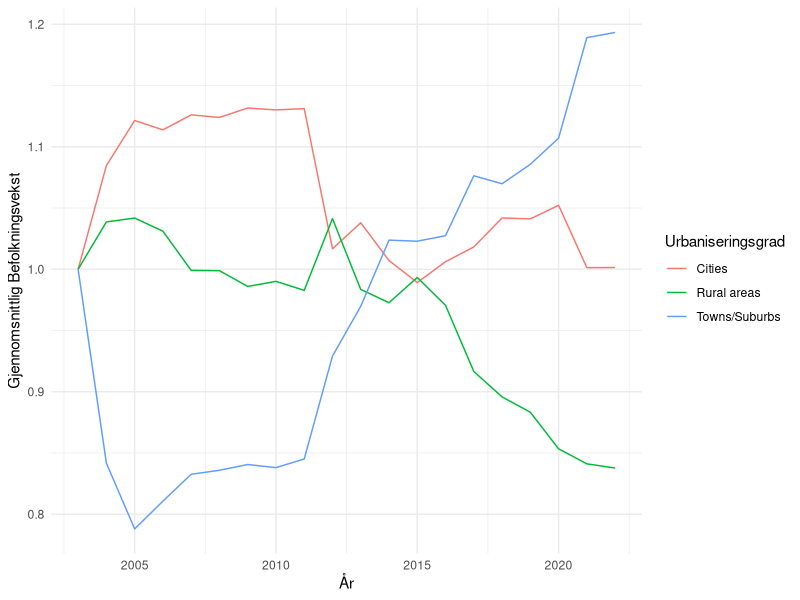
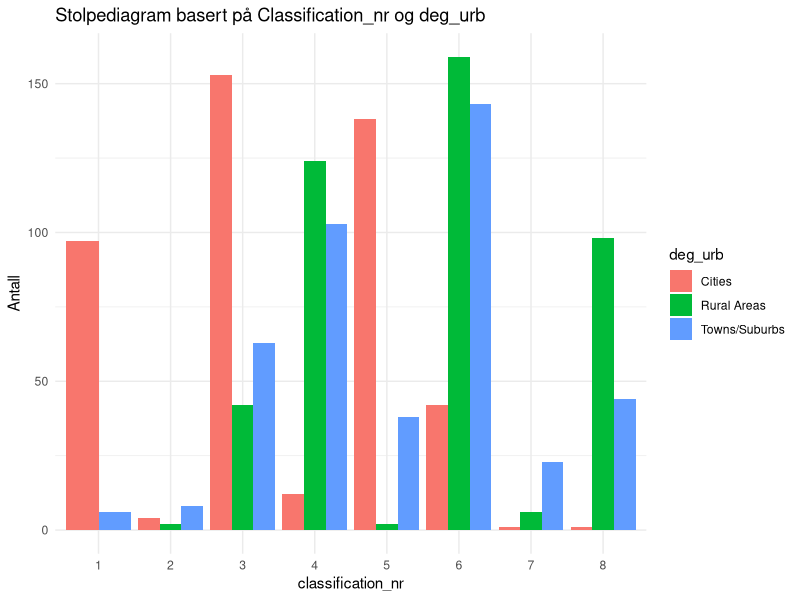
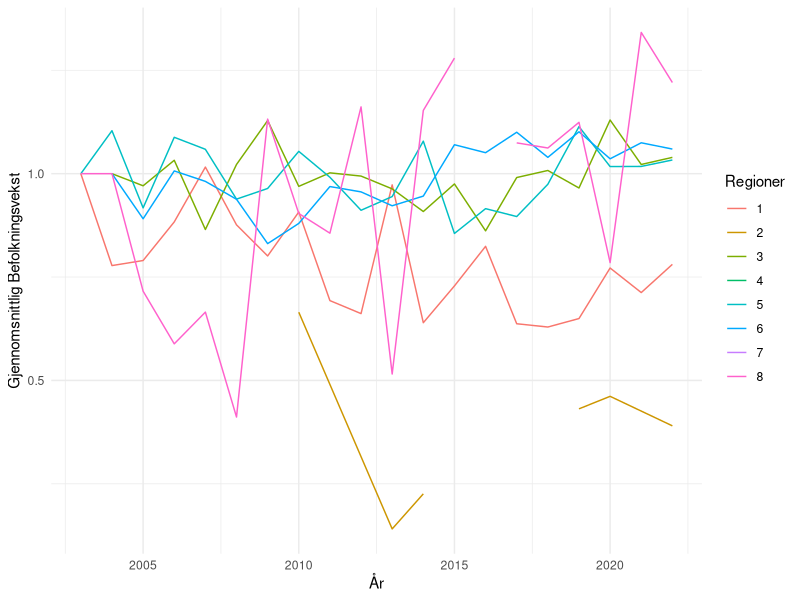
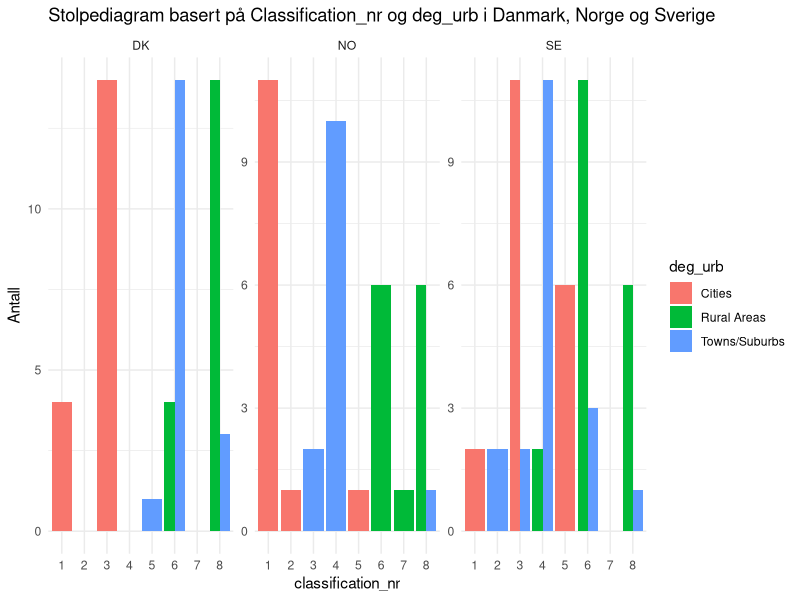
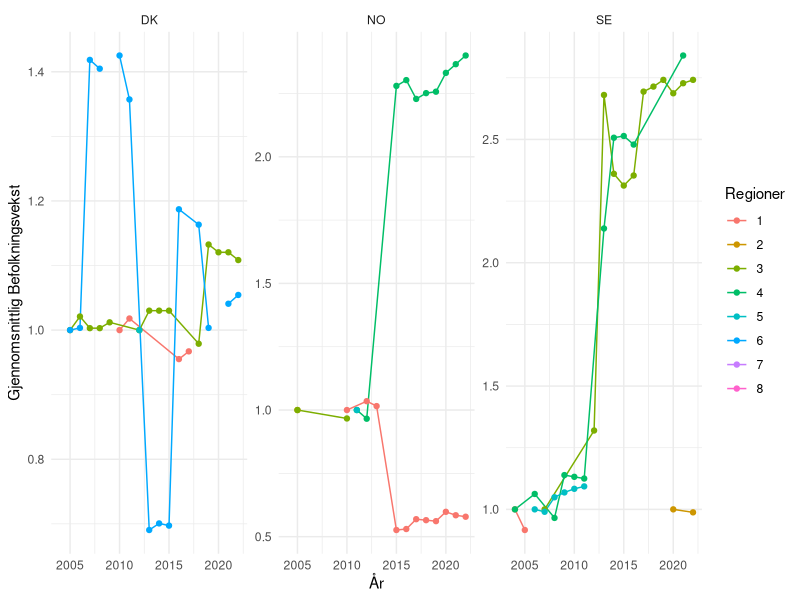

Write the R code that produced these figures, in order.
## ---- chunk 1
#| label: setup 
#| echo: false
#| output: false
#| message: false
library(tidyverse)
library(readxl)
library(dplyr)
library(ggplot2)
library(flextable)
## ---- chunk 2
#| echo: false
#| message: false
data <- read_csv("ilc_lvho01__custom_9371289_linear.csv") 
## ---- chunk 3
#| echo: false
data <- data |>
  select(geo, deg_urb, TIME_PERIOD, OBS_VALUE) |>
  filter(!(geo %in% c("LV", "MK", "HR", "RO", "RS", "CH", "AL", "IS"))) |>
  mutate(deg_urb = case_when(
    deg_urb == "DEG1" ~ "Cities",
    deg_urb == "DEG2" ~ "Towns/Suburbs",
    deg_urb == "DEG3" ~ "Rural areas"
  ))
## ---- chunk 4
#| echo: false
#| message: false
#| label: fig-gjsnitt-befolkning
#| fig-cap: "Relativ gjennomsnittlig befolkningsvekst i perioden 2003-2022 fordelt på urbaniseringsgradene; cities, towns/suburbs, rural areas."

data %>%
  group_by(deg_urb, TIME_PERIOD) %>%
  summarise(mean_value = mean(OBS_VALUE)) %>%
  mutate(demeaned_value = mean_value/first(mean_value)) %>%
  ggplot(aes(x = TIME_PERIOD, y = demeaned_value, color = deg_urb)) +
  geom_line() +
  labs(x = "År",
       y = "Gjennomsnittlig Befolkningsvekst",
       color = "Urbaniseringsgrad") +
  theme_minimal()

## ---- chunk 5
#| echo: false
subset_deg1 <- data |> 
  filter(deg_urb == "Cities")

subset_deg2 <- data |> 
  filter(deg_urb == "Towns/Suburbs")

subset_deg3 <- data |> 
  filter(deg_urb == "Rural areas")
## ---- chunk 6
#| echo: false
summary_deg1 <- subset_deg1 %>%
  summarise(
    min = sprintf("%.2f", min(OBS_VALUE)),
    median = sprintf("%.2f", median(OBS_VALUE)),
    mean = sprintf("%.2f", mean(OBS_VALUE)),
    max = sprintf("%.2f", max(OBS_VALUE)),
    variance = sprintf("%.2f", var(OBS_VALUE)),
    std.dev = sprintf("%.2f", sd(OBS_VALUE))
  ) 

summary_deg2 <- subset_deg2 %>%
  summarise(
    min = sprintf("%.2f", min(OBS_VALUE)),
    median = sprintf("%.2f", median(OBS_VALUE)),
    mean = sprintf("%.2f", mean(OBS_VALUE)),
    max = sprintf("%.2f", max(OBS_VALUE)),
    variance = sprintf("%.2f", var(OBS_VALUE)),
    std.dev = sprintf("%.2f", sd(OBS_VALUE))
  )

summary_deg3 <- subset_deg3 %>%
  summarise(
    min = sprintf("%.2f", min(OBS_VALUE)),
    median = sprintf("%.2f", median(OBS_VALUE)),
    mean = sprintf("%.2f", mean(OBS_VALUE)),
    max = sprintf("%.2f", max(OBS_VALUE)),
    variance = sprintf("%.2f", var(OBS_VALUE)),
    std.dev = sprintf("%.2f", sd(OBS_VALUE))
  )
## ---- chunk 7
#| echo: false
#| label: tbl-summary-degurb
#| tbl-cap: "Deskriptiv statistikk for befolkningsutviklingen i de tre urbaniseringsgradene: cities, towns/suburbs, rural areas."
summary_degurb <- bind_rows(
  mutate(summary_deg1, region = "Cities"),
  mutate(summary_deg2, region = "Towns/Suburbs"),
  mutate(summary_deg3, region = "Rural Areas")
) %>%
  select(region, everything()
) %>%
  flextable() |>
  width(1, width = 1.5) |> 
  width(2, width = 0.8)

summary_degurb
## ---- chunk 8
#| echo: false
#| message: false
data1 <- read_csv("arbeidskraft.csv") |> 
  select(arbeidsvekst = OBS_VALUE, geo, age, deg_urb, TIME_PERIOD)

data2 <- read_csv("arbeidsledighet1.csv") |> 
  select(arbeidsledig = OBS_VALUE, geo,age, deg_urb, TIME_PERIOD)

data3 <- read_csv("huspris.csv") |> 
  select(huspris = OBS_VALUE, geo, deg_urb, TIME_PERIOD)
## ---- chunk 9
#| echo: false
arbeidsvekst <- data1 |>
  filter(age == "Y15-64") |>
  filter(!(geo %in% c("LV", "MK", "HR", "RO", "RS", "CH", "AL", "IS"))) |>
  mutate(deg_urb = case_when(
    deg_urb == "DEG1" ~ "Cities",
    deg_urb == "DEG2" ~ "Towns/Suburbs",
    deg_urb == "DEG3" ~ "Rural Areas",
    TRUE ~ as.character(deg_urb)
  ))
## ---- chunk 10
#| echo: false
arbeidsledig <- data2 |> 
  filter(age == "Y15-64") |>
  filter(!(geo %in% c("LV", "MK", "HR", "RO", "RS", "CH", "AL", "IS"))) |>
  mutate(deg_urb = case_when(
    deg_urb == "DEG1" ~ "Cities",
    deg_urb == "DEG2" ~ "Towns/Suburbs",
    deg_urb == "DEG3" ~ "Rural Areas",
    TRUE ~ as.character(deg_urb) 
  ))
## ---- chunk 11
#| echo: false
huspris <- data3 |> 
  filter(!(geo %in% c("LV", "MK", "HR", "RO", "RS", "CH", "AL", "IS"))) |>
  mutate(deg_urb = case_when(
    deg_urb == "DEG1" ~ "Cities",
    deg_urb == "DEG2" ~ "Towns/Suburbs",
    deg_urb == "DEG3" ~ "Rural Areas",
    TRUE ~ as.character(deg_urb)  # Beholder andre verdier uendret
  ))
## ---- chunk 12
#| echo: false
join <- arbeidsvekst |> 
  left_join(arbeidsledig, join_by(geo, TIME_PERIOD, deg_urb))

join1 <- join |> 
  left_join(huspris, join_by(geo, TIME_PERIOD, deg_urb))

maindata <- join1 |> 
  left_join(data, join_by(geo, TIME_PERIOD, deg_urb)) |>
  select(geo, deg_urb, TIME_PERIOD, OBS_VALUE, arbeidsledig, arbeidsvekst, huspris)
## ---- chunk 13
#| echo: false
maindata <- maindata %>%
  group_by(geo, TIME_PERIOD) %>%
  mutate(arb.ledig.geo.mean = mean(arbeidsledig, na.rm = TRUE), huspris.geo.mean = mean(huspris, na.rm = TRUE), arb.vekst.geo.mean = mean(arbeidsvekst, na.rm = TRUE))
## ---- chunk 14
#| echo: false
maindata <- maindata %>%
  mutate(classification = case_when(
    arbeidsledig > arb.ledig.geo.mean & arbeidsvekst > arb.vekst.geo.mean & huspris > huspris.geo.mean ~ "1.høy arbeisledighet, høy arbeidsvekst, høy huspris",
    arbeidsledig > arb.ledig.geo.mean & arbeidsvekst > arb.vekst.geo.mean & huspris <= huspris.geo.mean ~ "2.høy arbeisledighet, høy arbeidsvekst, lav huspris",
    arbeidsledig > arb.ledig.geo.mean & arbeidsvekst <= arb.vekst.geo.mean & huspris > huspris.geo.mean ~ "3.høy arbeisledighet, lav arbeidsvekst, høy huspris",
    arbeidsledig > arb.ledig.geo.mean & arbeidsvekst <= arb.vekst.geo.mean & huspris <= huspris.geo.mean ~ "4.høy arbeisledighet, lav arbeidsvekst, lav huspris",
    arbeidsledig <= arb.ledig.geo.mean & arbeidsvekst > arb.vekst.geo.mean & huspris > huspris.geo.mean ~ "5.lav arbeisledighet, høy arbeidsvekst, høy huspris",
    arbeidsledig <= arb.ledig.geo.mean & arbeidsvekst > arb.vekst.geo.mean & huspris <= huspris.geo.mean ~ "6.lav arbeisledighet, høy arbeidsvekst, lav huspris",
    arbeidsledig <= arb.ledig.geo.mean & arbeidsvekst <= arb.vekst.geo.mean & huspris > huspris.geo.mean ~ "7.lav arbeisledighet, lav arbeidsvekst, høy huspris",
    arbeidsledig <= arb.ledig.geo.mean & arbeidsvekst <= arb.vekst.geo.mean & huspris <= huspris.geo.mean ~ "8. lav arbeisledighet, lav arbeidsvekst, lav huspris")
  )  %>%
  filter(!is.na(classification))
## ---- chunk 15
#| echo: false
maindata <- maindata %>%
  mutate(classification_nr = case_when(
    arbeidsledig > arb.ledig.geo.mean & arbeidsvekst > arb.vekst.geo.mean & huspris > huspris.geo.mean ~ "1",
    arbeidsledig > arb.ledig.geo.mean & arbeidsvekst > arb.vekst.geo.mean & huspris <= huspris.geo.mean ~ "2",
    arbeidsledig > arb.ledig.geo.mean & arbeidsvekst <= arb.vekst.geo.mean & huspris > huspris.geo.mean ~ "3",
    arbeidsledig > arb.ledig.geo.mean & arbeidsvekst <= arb.vekst.geo.mean & huspris <= huspris.geo.mean ~ "4",
    arbeidsledig <= arb.ledig.geo.mean & arbeidsvekst > arb.vekst.geo.mean & huspris > huspris.geo.mean ~ "5",
    arbeidsledig <= arb.ledig.geo.mean & arbeidsvekst > arb.vekst.geo.mean & huspris <= huspris.geo.mean ~ "6",
    arbeidsledig <= arb.ledig.geo.mean & arbeidsvekst <= arb.vekst.geo.mean & huspris > huspris.geo.mean ~ "7",
    arbeidsledig <= arb.ledig.geo.mean & arbeidsvekst <= arb.vekst.geo.mean & huspris <= huspris.geo.mean ~ "8")
  )  %>%
  filter(!is.na(classification)) 
## ---- chunk 16
#| echo: false
maindata <- maindata %>%
  select(geo, deg_urb, TIME_PERIOD, OBS_VALUE, arbeidsledig, arbeidsvekst, huspris, arb.ledig.geo.mean, arb.vekst.geo.mean, huspris.geo.mean, classification_nr, classification)
## ---- chunk 17
#| echo: false
#| message: false
#| label: fig-stolpediagram
#| fig-cap: "Stolpediagram basert på klassifiseringe og regioninndeling."
# Lag stolpediagram
stolpediagram <- ggplot(maindata, aes(x = as.factor(classification_nr), fill = deg_urb)) +
  geom_bar(position = "dodge", stat = "count") +
  labs(title = "Stolpediagram basert på Classification_nr og deg_urb",
       x = "classification_nr",
       y = "Antall") +
  theme_minimal()

# Vis stolpediagrammet
print(stolpediagram)
## ---- chunk 18
#| echo: false
#| message: false
#| label: fig-linjediagram
#| fig-cap: "Linjediagram basert på urbaniseringsgrad og gjennomsnittlig befolkningsvekst"
maindata %>%
  group_by(classification_nr, TIME_PERIOD) %>%
  summarise(mean_value = mean(OBS_VALUE, na.rm = TRUE)) %>%
    mutate(demeaned_value = mean_value/first(mean_value)) %>%
  ggplot(aes(x = TIME_PERIOD, y = demeaned_value, color = classification_nr)) +
  geom_line() +
  labs(x = "År",
       y = "Gjennomsnittlig Befolkningsvekst",
       color = "Regioner") +
  theme_minimal()
## ---- chunk 19
#| echo: false
#| message: false
#| label: fig-stolpediagram2
#| fig-cap: "Stolpediagram basert på klassifiseringe og regioninndeling i Danmark, Norge og Sverige."
stolpediagram_facet <- ggplot(filter(maindata, geo %in% c("NO", "SE", "DK")), aes(x = as.factor(classification_nr), fill = deg_urb)) +
  geom_bar(position = "dodge", stat = "count") +
  labs(title = "Stolpediagram basert på Classification_nr og deg_urb i Danmark, Norge og Sverige ",
       x = "classification_nr",
       y = "Antall") +
  theme_minimal() +
  facet_wrap(~ geo, scales = "free_y")

# Vis stolpediagrammet med faceting
print(stolpediagram_facet)

## ---- chunk 20
#| echo: false
#| message: false
#| label: fig-skandinavia
#| fig-cap: "Gjennomnittlig befolkningsvekst i skandinavia"

maindata %>%
  filter(geo %in% c("DK", "NO", "SE")) %>%
  group_by(geo, classification_nr, TIME_PERIOD) %>%
  summarise(mean_value = mean(OBS_VALUE, na.rm = TRUE)) %>%
  mutate(demeaned_value = mean_value / first(mean_value)) %>%
  ggplot(aes(x = TIME_PERIOD, y = demeaned_value, color = classification_nr)) +
  geom_line() +
  geom_point() +
  labs(x = "År",
       y = "Gjennomsnittlig Befolkningsvekst",
       color = "Regioner") +
  theme_minimal() +
  facet_wrap(~geo, scales = "free_y")
